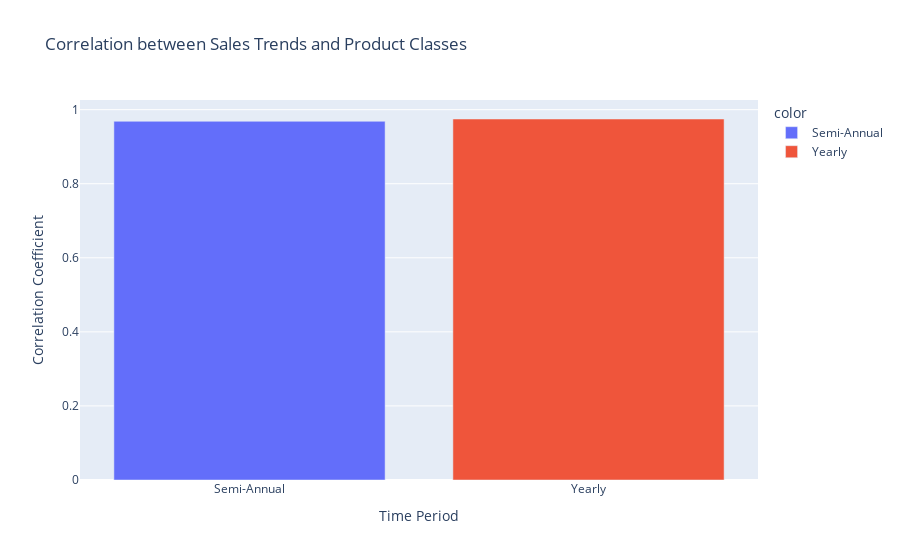

Source (notebook cell):
### Code cell
periods = ['Semi-Annual', 'Yearly']
correlations = [correlation_semi_annual, correlation_yearly]

fig = px.bar(x=periods, y=correlations, color=periods, labels={'x': 'Time Period', 'y': 'Correlation Coefficient'}, 
             title='Correlation between Sales Trends and Product Classes')
fig.show()

### Figure 1 — Plotly figure (JSON) as saved in the notebook; plotly's stock layout.template omitted (floating-point values rounded to 4 significant figures)
{"data": [{"alignmentgroup": "True", "hovertemplate": "color=Semi-Annual<br>Time Period=%{x}<br>Correlation Coefficient=%{y}<extra></extra>", "legendgroup": "Semi-Annual", "marker": {"color": "#636efa", "pattern": {"shape": ""}}, "name": "Semi-Annual", "offsetgroup": "Semi-Annual", "orientation": "v", "showlegend": true, "textposition": "auto", "type": "bar", "x": ["Semi-Annual"], "xaxis": "x", "y": [0.9686], "yaxis": "y"}, {"alignmentgroup": "True", "hovertemplate": "color=Yearly<br>Time Period=%{x}<br>Correlation Coefficient=%{y}<extra></extra>", "legendgroup": "Yearly", "marker": {"color": "#EF553B", "pattern": {"shape": ""}}, "name": "Yearly", "offsetgroup": "Yearly", "orientation": "v", "showlegend": true, "textposition": "auto", "type": "bar", "x": ["Yearly"], "xaxis": "x", "y": [0.9748], "yaxis": "y"}], "layout": {"barmode": "relative", "legend": {"title": {"text": "color"}, "tracegroupgap": 0}, "title": {"text": "Correlation between Sales Trends and Product Classes"}, "xaxis": {"anchor": "y", "domain": [0, 1], "title": {"text": "Time Period"}}, "yaxis": {"anchor": "x", "domain": [0, 1], "title": {"text": "Correlation Coefficient"}}}}
